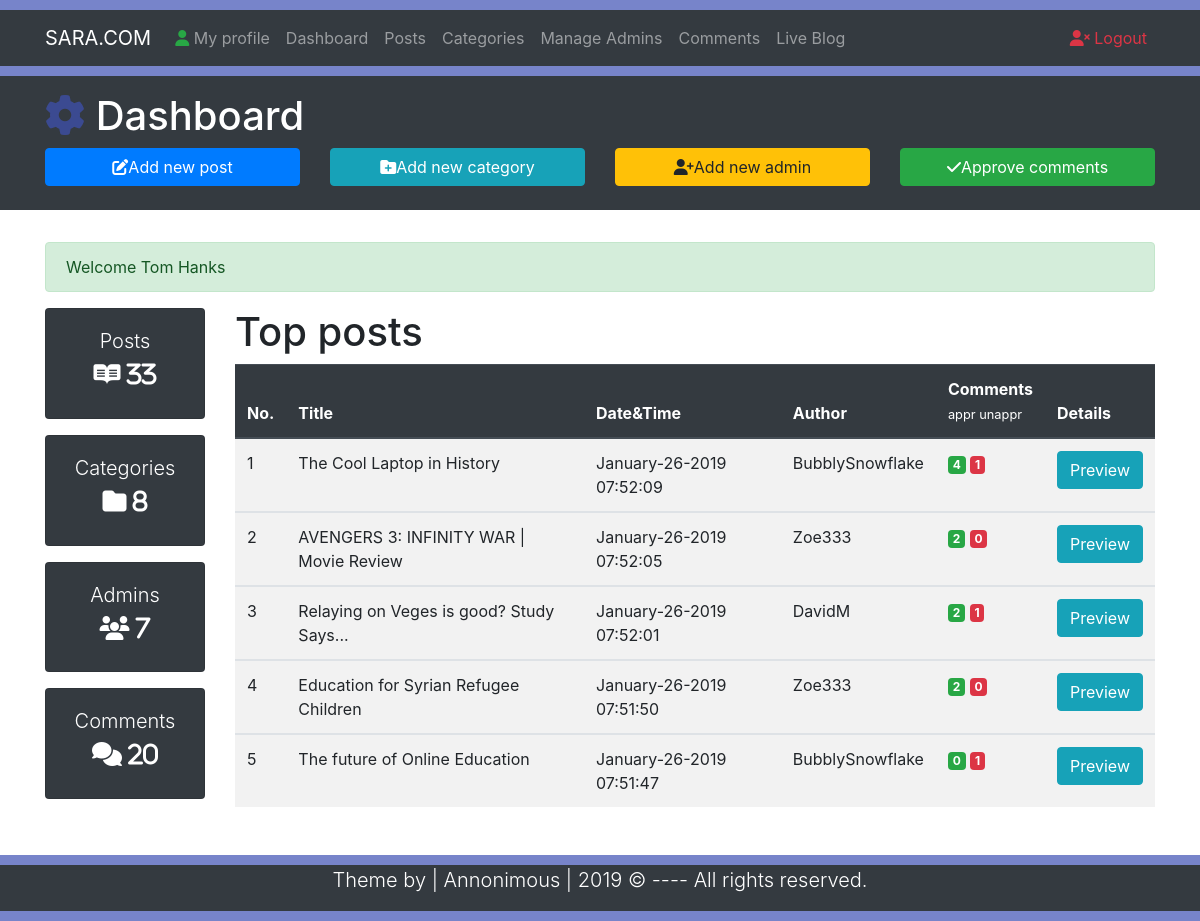
The app's page /Dashboard.php (signed in) with its own data.
### tables this page shows
CREATE TABLE `posts` (
  `id` int(10) NOT NULL,
  `datetime` varchar(50) NOT NULL,
  `title` varchar(300) NOT NULL,
  `category` varchar(50) NOT NULL,
  `author` varchar(50) NOT NULL,
  `image` varchar(50) NOT NULL,
  `post` varchar(10000) NOT NULL
);

### includes/functions.php (called while the page is built, shortened)
<?php
require_once 'DB.php';
function ApproveCommentsAcordingToPost($PostId){
    global $connectingDB;
    $sqlApproved = "SELECT COUNT(*) FROM comments WHERE post_id = '$PostId' AND status = 'ON'";
    $stmtApproved = $connectingDB->query($sqlApproved);
    $totalRowsApproved = $stmtApproved->fetchColumn();
    return $totalRowsApproved;
}
function DisApproveCommentsAcordingToPost($PostId){
    global $connectingDB;
    $sqlDisApproved = "SELECT COUNT(*) FROM comments WHERE post_id = '$PostId' AND status = 'OFF'";
    $stmtDisApproved = $connectingDB->query($sqlDisApproved );
    $totalRowsDisApproved = $stmtDisApproved ->fetchColumn();
    return $totalRowsDisApproved;
}

### Dashboard.php (the view, shortened to what this page needs)
<?php
require_once 'includes/DB.php';
require_once 'includes/functions.php';
require_once 'includes/sessions.php';
?>
<!DOCTYPE html>
<html lang="en">
<head>
    <link rel="stylesheet" href="https://stackpath.bootstrapcdn.com/bootstrap/4.3.1/css/bootstrap.min.css">
    <link rel="stylesheet" href="css/style.css">
    <link rel="stylesheet/less" type="text/css" href="css/style.css" />
</head>
<body>
<div style="height:10px; background-color: rgba(62,81,180,0.7)"></div>
<div class="navbar navbar-expand-lg navbar-dark bg-dark ">
    <div class="container" >
        <a href="#" class="navbar-brand">SARA.COM</a>
        <div class="collapse navbar-collapse" id="navbarcollapseCMS">
            <ul class="navbar-nav mr-auto">
                <li class="nav-item">
                    <a href="MyProfile.php" class="nav-link"><i class="fas fa-user text-success"></i> My profile</a>
                </li>
                <li class="nav-item">
                    <a href="Dashboard.php" class="nav-link">Dashboard</a>
                </li>
                <li class="nav-item">
                    <a href="Posts.php" class="nav-link">Posts</a>
                </li>
                <li class="nav-item">
                    <a href="Categories.php" class="nav-link">Categories</a>
                </li>
                <li class="nav-item">
                    <a href="Admins.php" class="nav-link">Manage Admins</a>
                </li>
                <li class="nav-item">
                    <a href="Comments.php" class="nav-link">Comments</a>
                </li>
                <li class="nav-item">
                    <a href="Blog.php?page=1" class="nav-link">Live Blog</a>
                </li>
            </ul>
            <ul class="navbar-nav ml-auto">
                <li class="nav-item">
                    <a href="Logout.php" class="nav-link text-danger"><i class="fas fa-user-times"></i> Logout</a>
                </li>
            </ul>
        </div>
    </div>
</div>
<div style="height:10px; background-color: rgba(62,81,180,0.7)"></div>
<header class="bg-dark text-white py-3">
    <div class="container">
        <div class="row">
            <div class="col-md-12">
                <h1> <i class="fas fa-cog" style="color: rgba(62,81,180,0.7)"> </i> Dashboard</h1>
            </div>
            <div class="col-lg-3 mb-2">
                <a href="addNewPosts.php" class="btn btn-primary btn-block" >
                    <i class="fas fa-edit"></i>Add new post
                </a>
            </div>
            <div class="col-lg-3 mb-2">
                <a href="Categories.php" class="btn btn-info btn-block" >
                    <i class="fas fa-folder-plus"></i>Add new category
                </a>
            </div>
            <div class="col-lg-3 mb-2">
                <a href="Admins.php" class="btn btn-warning btn-block" >
                    <i class="fas fa-user-plus"></i>Add new admin
                </a>
            </div>
            <div class="col-lg-3 mb-2">
                <a href="Comments.php" class="btn btn-success btn-block" >
                    <i class="fas fa-check"></i>Approve comments
                </a>
            </div>
        </div>
    </div>
</header>
<br>
<section class="container py-2 mb-4">
    <?php
    echo  SuccessMessage();
    ?>
    <div class="row">
        <div class="col-lg-2">
            <div class="card text-center bg-dark text-white mb-3">
                <div class="card-body">
                    <h1 class="lead">Posts</h1>
                    <h4 class="display-5"><i class="fab fa-readme">
                            <?php
                            global $connectingDB;
                            $sql = "SELECT COUNT(*) FROM posts";
                            $execute = $connectingDB->query($sql);
                            $totalRows = $execute->fetchColumn();
                            echo $totalRows;
                            ?>
                        </i></h4>
                </div>
            </div>
            <div class="card text-center bg-dark text-white mb-3">
                <div class="card-body">
                    <h1 class="lead">Categories</h1>
                    <h4 class="display-5"><i class="fas fa-folder">
                            <?php
                            global $connectingDB;
                            $sql = "SELECT COUNT(DISTINCT title)FROM category";
                            $execute = $connectingDB->query($sql);
                            $totalRows = $execute->fetchColumn();
                            echo $totalRows;
                            ?>
                        </i></h4>
                </div>
            </div>
            <div class="card text-center bg-dark text-white mb-3">
                <div class="card-body">
                    <h1 class="lead">Admins</h1>
                    <h4 class="display-5"><i class="fas fa-users">
                            <?php
                            global $connectingDB;
                            $sql = "SELECT COUNT(*)FROM admins";
                            $execute = $connectingDB->query($sql);
                            $totalRows = $execute->fetchColumn();
                            echo $totalRows;
                            ?>
                        </i></h4>
                </div>
            </div>
            <div class="card text-center bg-dark text-white mb-3">
                <div class="card-body">
                    <h1 class="lead">Comments</h1>
                    <h4 class="display-5"><i class="fas fa-comments">
                            <?php
                            global $connectingDB;
                            $sql = "SELECT COUNT(*)FROM comments";
                            $execute = $connectingDB->query($sql);
                            $totalRows = $execute->fetchColumn();
                            echo $totalRows;
                            ?>
                        </i></h4>
                </div>
            </div>
        </div>
        <div class="col-lg-10">
            <h1>Top posts</h1>
            <table class="table table-striped table-hover">
                <thead class="thead-dark">
                <tr>
                    <th>No.</th>
                    <th>Title</th>
                    <th>Date&Time</th>
                    <th>Author</th>
                    <th>Comments<br><small>appr</small><small> unappr</small></th>
                    <th>Details</th>
                </tr>
                </thead>
                <?php
                global $connectingDB;
                $sql = "SELECT * FROM posts ORDER BY id DESC LIMIT 0,5";
                $stmt = $connectingDB->query($sql);
                $SrNo = 0;
                while($dataRows = $stmt->fetch()){
                    $PostId = $dataRows['id'];
                    $Title = $dataRows['title'];
                    $DateTime = $dataRows['datetime'];
                    $Author = $dataRows['author'];
                    $SrNo++;
               ?>
                <tbody>
                <tr>
                    <td><?= $SrNo;?></td>
                    <td><?= $Title;?></td>
                    <td><?= $DateTime;?></td>
                    <td><?= $Author;?></td>
                    <td><span class="badge badge-success">
                            <?php
                            $totalApproved = ApproveCommentsAcordingToPost($PostId);
                            echo $totalApproved;
                            ?>
                        </span>
                        <span class="badge badge-danger">
                          <?php
                          $totalDisapproved = DisApproveCommentsAcordingToPost($PostId);
                          echo $totalDisapproved;
                          ?></span>
                    </td>
                    <td><a href="FullPost.php?id=<?= $PostId ;?>"><span class="btn btn-info">Preview</span></a></td>
                </tr>
                </tbody>
                <?php } ?>
            </table>
        </div>
    </div>
</section>
<div style="height:10px; background-color: rgba(62,81,180,0.7)"></div>
<footer class="bg-dark text-white">
    <div class="container">
        <div class="row">
            <div class="col">
                <p class="lead text-center"> Theme by | Annonimous | <span id="year"></span> &copy; ---- All rights reserved.</p>
            </div>
        </div>
    </div>
</footer>
<div style="height:10px; background-color: rgba(62,81,180,0.7)"></div>
</body>
</html>

### records on screen
posts: title "The Cool Laptop in History", datetime "January-26-2019 07:52:09", author "BubblySnowflake", totalApproved "4", totalDisapproved "1"
posts: title "AVENGERS 3: INFINITY WAR | Movie Review", datetime "January-26-2019 07:52:05", author "Zoe333", totalApproved "2", totalDisapproved "0"
posts: title "Relaying on Veges is good? Study Says...", datetime "January-26-2019 07:52:01", author "DavidM", totalApproved "2", totalDisapproved "1"
posts: title "Education for Syrian Refugee Children", datetime "January-26-2019 07:51:50", author "Zoe333", totalApproved "2", totalDisapproved "0"
posts: title "The future of Online Education", datetime "January-26-2019 07:51:47", author "BubblySnowflake", totalApproved "0", totalDisapproved "1"

### other values on screen
SuccessMessage() "Welcome Tom Hanks"
$totalRows "33"
$totalRows "8"
$totalRows "7"
$totalRows "20"
